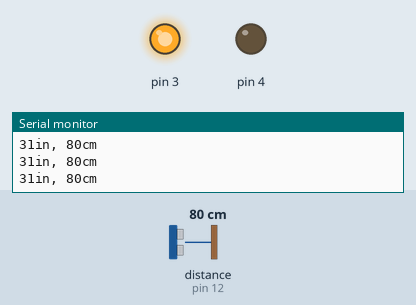
Bench run of a sketch on a simulated Arduino Uno, built with avr-gcc and run on an emulated ATmega328P. On the bench: output pins drawn as LEDs (lit = HIGH), the last lines printed to the serial monitor. Wiring (inferred from the names in the program): ultrasonic range finder: trigger pin 11; echo pin 12. Inputs (shaded band) come from the test bench; at power-on: distance to the obstacle (sensor on pin 12) 80 cm. The echo pulse lasts 58.3 µs per cm; pins used as bus, display or sensor lines are not drawn.

Above: at 1.2 s.
1.3 s: distance to the obstacle (sensor on pin 12) set to 15 cm
3.2 s: distance to the obstacle (sensor on pin 12) set to 12 cm
At 4.3 s:
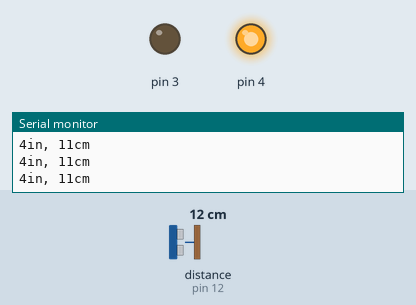
5.0 s: distance to the obstacle (sensor on pin 12) set to 18 cm
At 6.5 s:
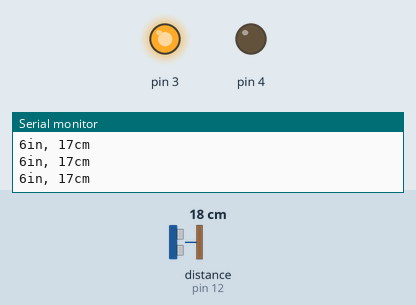
6.8 s: distance to the obstacle (sensor on pin 12) set to 2 cm
At 7.8 s:
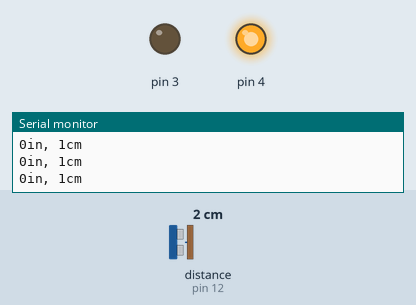
Timing chart, 0 to 9.5 s (numbered marks = the images above; inputs shaded):
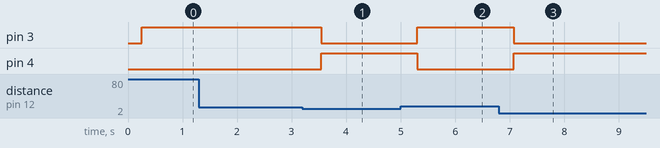

Measured:
- the behaviour switches between 14 and 13 cm on distance to the obstacle (sensor on pin 12) (found by bisection; images 0 and 1)
- after the input at 3.2 s, pin 3: HIGH → LOW after 0.35 s; pin 4: LOW → HIGH after 0.35 s
- after the input at 5.0 s, pin 3: LOW → HIGH after 0.31 s; pin 4: HIGH → LOW after 0.31 s
- after the input at 6.8 s, pin 3: HIGH → LOW after 0.27 s; pin 4: LOW → HIGH after 0.27 s

The sketch:

sketch_arduinos_2_ledi.ino
```cpp
int trigPin = 11;    // Trigger
int echoPin = 12;    // Echo
long duration, cm, inches;

void setup() {

  Serial.begin (9600);

  pinMode(trigPin, OUTPUT);
  pinMode(echoPin, INPUT);
  pinMode(3, OUTPUT);
  pinMode(4, OUTPUT);
}

void loop() {

  digitalWrite(trigPin, LOW);
  delayMicroseconds(5);
  digitalWrite(trigPin, HIGH);
  delayMicroseconds(10);
  digitalWrite(trigPin, LOW);

  pinMode(echoPin, INPUT);
  duration = pulseIn(echoPin, HIGH);


  cm = (duration / 2) / 29.1;   // Divide by 29.1 or multiply by 0.0343
  inches = (duration / 2) / 74;

  Serial.print(inches);
  Serial.print("in, ");
  Serial.print(cm);
  Serial.print("cm");
  Serial.println();

  delay(250);

  if (cm <= 12)   //põleb
  {
    digitalWrite(3, LOW);
    digitalWrite(4, HIGH);
  }
  else if (cm >= 13){
    digitalWrite(4, LOW);
    digitalWrite(3, HIGH);
  }

}
```
